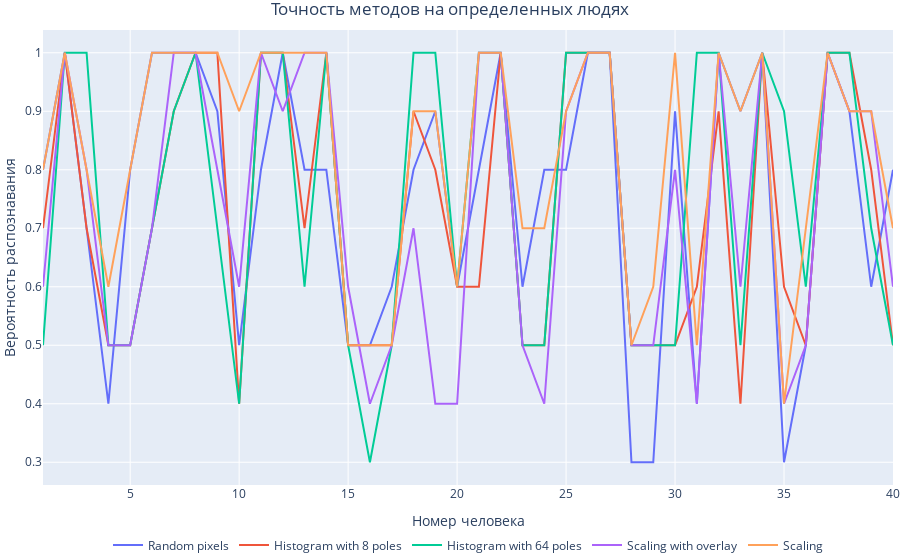

Notebook code cell kept with this figure:
### Code cell
fig = go.Figure()
fig.add_trace(go.Scatter(x = np.array(range(1,41)), y = np.array(rand_m), name = "Random pixels"))
fig.add_trace(go.Scatter(x = np.array(range(1,41)), y = np.array(hist8_m), name = "Histogram with 8 poles"))
fig.add_trace(go.Scatter(x = np.array(range(1,41)), y = np.array(hist64_m), name = "Histogram with 64 poles"))
fig.add_trace(go.Scatter(x = np.array(range(1,41)), y = np.array(scal_m), name = "Scaling with overlay"))
fig.add_trace(go.Scatter(x = np.array(range(1,41)), y = np.array(scal2_m), name = "Scaling"))
fig.update_layout(
    title="Точность методов на определенных людях",
    title_x = 0.5,
    legend=dict(x=.5, xanchor="center", orientation="h"),
    margin=dict(l=0, r=0, t=30, b=0),
    xaxis_title="Номер человека",
    yaxis_title="Вероятность распознавания",)
fig.show()

### Figure 1 — Plotly figure (JSON) as saved in the notebook; plotly's stock layout.template omitted (floating-point values rounded to 4 significant figures)
{"data": [{"name": "Random pixels", "type": "scatter", "x": [1, 2, 3, 4, 5, 6, 7, 8, 9, 10, 11, 12, 13, 14, 15, 16, 17, 18, 19, 20, 21, 22, 23, 24, 25, 26, 27, 28, 29, 30, 31, 32, 33, 34, 35, 36, 37, 38, 39, 40], "y": [0.8, 1, 0.7, 0.4, 0.8, 1, 1, 1, 0.9, 0.5, 0.8, 1, 0.8, 0.8, 0.5, 0.5, 0.6, 0.8, 0.9, 0.6, 0.8, 1, 0.6, 0.8, 0.8, 1, 1, 0.3, 0.3, 0.9, 0.4, 1, 0.9, 1, 0.3, 0.5, 1, 0.9, 0.6, 0.8]}, {"name": "Histogram with 8 poles", "type": "scatter", "x": [1, 2, 3, 4, 5, 6, 7, 8, 9, 10, 11, 12, 13, 14, 15, 16, 17, 18, 19, 20, 21, 22, 23, 24, 25, 26, 27, 28, 29, 30, 31, 32, 33, 34, 35, 36, 37, 38, 39, 40], "y": [0.7, 1, 0.7, 0.5, 0.5, 0.7, 0.9, 1, 1, 0.4, 1, 1, 0.7, 1, 0.5, 0.5, 0.5, 0.9, 0.8, 0.6, 0.6, 1, 0.5, 0.5, 1, 1, 1, 0.5, 0.5, 0.5, 0.6, 0.9, 0.4, 1, 0.6, 0.5, 1, 1, 0.8, 0.5]}, {"name": "Histogram with 64 poles", "type": "scatter", "x": [1, 2, 3, 4, 5, 6, 7, 8, 9, 10, 11, 12, 13, 14, 15, 16, 17, 18, 19, 20, 21, 22, 23, 24, 25, 26, 27, 28, 29, 30, 31, 32, 33, 34, 35, 36, 37, 38, 39, 40], "y": [0.5, 1, 1, 0.5, 0.5, 0.7, 0.9, 1, 0.7, 0.4, 1, 1, 0.6, 1, 0.5, 0.3, 0.5, 1, 1, 0.6, 1, 1, 0.5, 0.5, 1, 1, 1, 0.5, 0.5, 0.5, 1, 1, 0.5, 1, 0.9, 0.6, 1, 1, 0.7, 0.5]}, {"name": "Scaling with overlay", "type": "scatter", "x": [1, 2, 3, 4, 5, 6, 7, 8, 9, 10, 11, 12, 13, 14, 15, 16, 17, 18, 19, 20, 21, 22, 23, 24, 25, 26, 27, 28, 29, 30, 31, 32, 33, 34, 35, 36, 37, 38, 39, 40], "y": [0.6, 1, 0.8, 0.5, 0.5, 0.7, 1, 1, 0.8, 0.6, 1, 0.9, 1, 1, 0.6, 0.4, 0.5, 0.7, 0.4, 0.4, 1, 1, 0.5, 0.4, 0.9, 1, 1, 0.5, 0.5, 0.8, 0.4, 1, 0.6, 1, 0.4, 0.5, 1, 0.9, 0.9, 0.6]}, {"name": "Scaling", "type": "scatter", "x": [1, 2, 3, 4, 5, 6, 7, 8, 9, 10, 11, 12, 13, 14, 15, 16, 17, 18, 19, 20, 21, 22, 23, 24, 25, 26, 27, 28, 29, 30, 31, 32, 33, 34, 35, 36, 37, 38, 39, 40], "y": [0.8, 1, 0.8, 0.6, 0.8, 1, 1, 1, 1, 0.9, 1, 1, 1, 1, 0.5, 0.5, 0.5, 0.9, 0.9, 0.6, 1, 1, 0.7, 0.7, 0.9, 1, 1, 0.5, 0.6, 1, 0.5, 1, 0.9, 1, 0.4, 0.7, 1, 0.9, 0.9, 0.7]}], "layout": {"legend": {"orientation": "h", "x": 0.5, "xanchor": "center"}, "margin": {"b": 0, "l": 0, "r": 0, "t": 30}, "title": {"text": "Точность методов на определенных людях", "x": 0.5}, "xaxis": {"title": {"text": "Номер человека"}}, "yaxis": {"title": {"text": "Вероятность распознавания"}}}}
